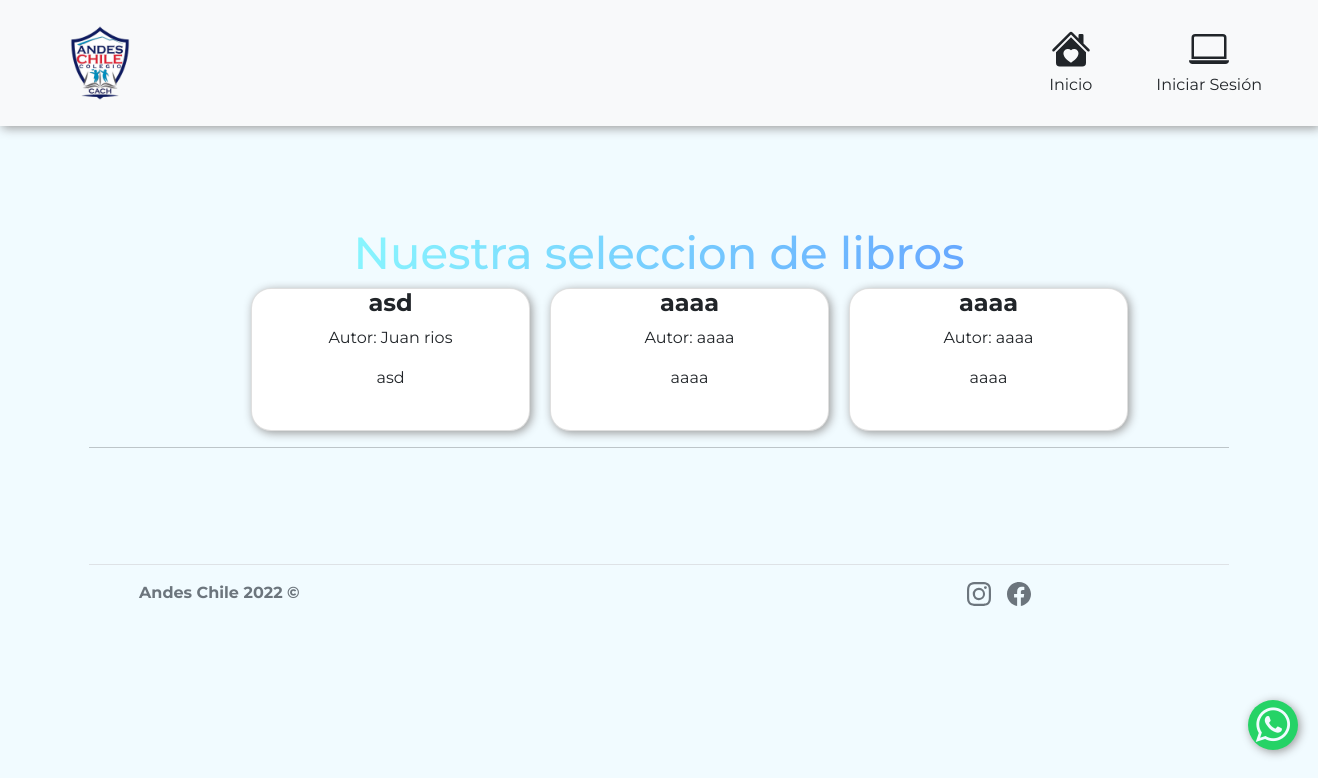
The page /biblioteca/ on the database as committed earlier.
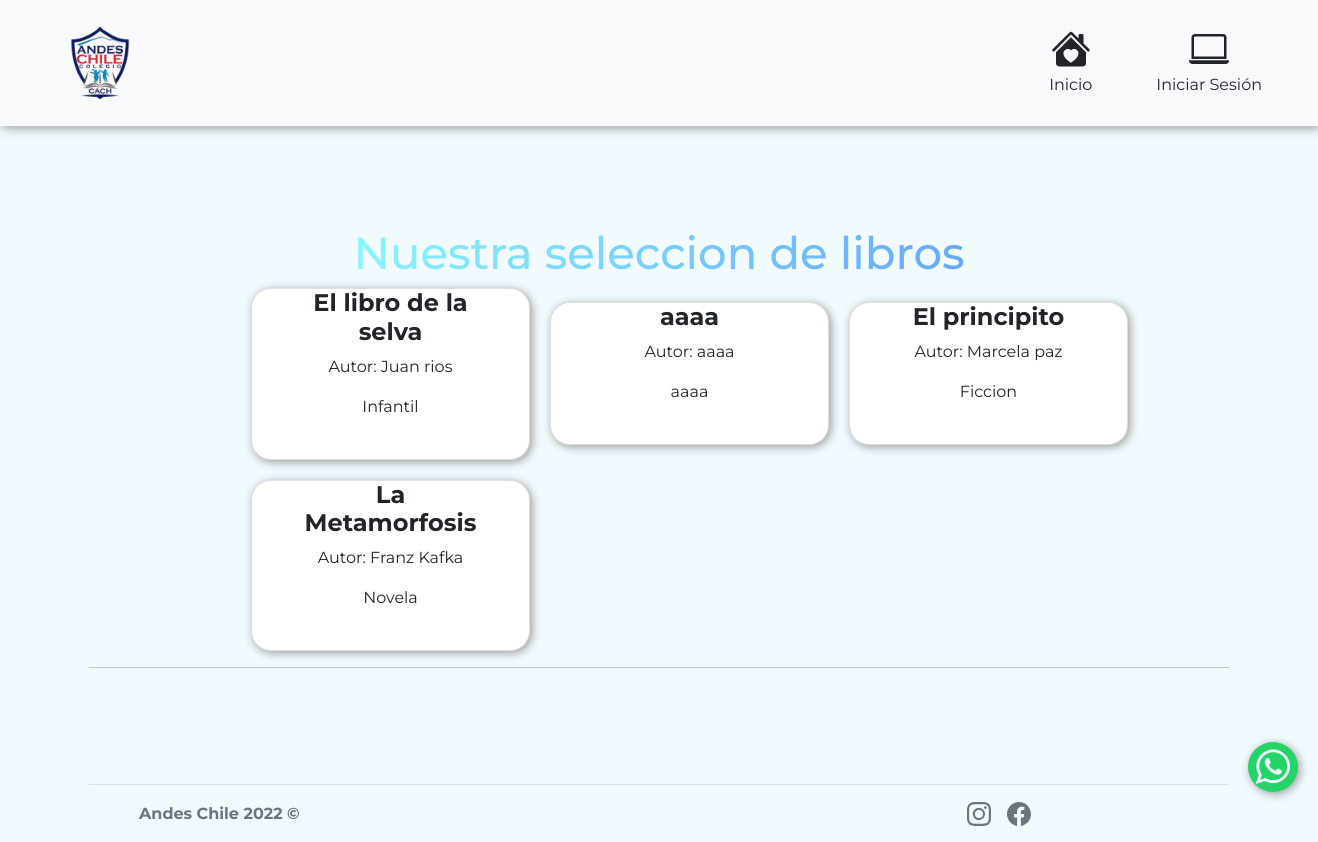
The same page on the database as committed later.
### rest_taller/models.py (models this page shows, shortened)
class Libro(models.Model):
    sku = models.AutoField(primary_key=True, verbose_name='id')
    autor = models.CharField(max_length=100,null=True, verbose_name='Nombre autor')
    nombreLibro = models.CharField(max_length=100,null=True, verbose_name='Nombre libro')
    genero = models.CharField( max_length=50,verbose_name='Nombre genero')
    dias =  models.IntegerField(verbose_name='Dias prestamo')

### biblioteca/views.py (the view)
# urls.py: path('',listar_libros,name="listar_libros"),
def listar_libros(request):
    books = Libro.objects.all()
    datos = {'listar_libros':books}
    return render(request,'biblioteca/biblioteca.html',datos)

### biblioteca/templates/biblioteca/biblioteca.html (shortened to what the changed rows need)
<!DOCTYPE html>
<html lang="es">
<head>
    {% load static %}
    <link rel="stylesheet" href="https://cdn.jsdelivr.net/npm/bootstrap-icons@1.7.2/font/bootstrap-icons.css">
    <link rel="stylesheet" href="https://stackpath.bootstrapcdn.com/font-awesome/4.7.0/css/font-awesome.min.css">
    <link href="{% static 'biblioteca/css/bootstrap.min.css'%}" rel="stylesheet">
    <link rel="stylesheet" href="{% static 'biblioteca/css/style.css'%}">
    <link rel="stylesheet" href="{% static 'biblioteca/css/styleAPI.css'%}">
</head>
<body>
    <section id="Comunidad" class="container section-padding">
        <h2 class="text-center"><span class="h2Comunidad">Nuestra seleccion de libros</span></h2>
        <div class="container-fluid align-items-center text-center" style="align-items: center;">
            <div class="row col-lg-12 contentCard " style="gap: 20px; margin-left: 150px;">
                {% for lis in listar_libros %}
                <div class="card col-lg-3 text-center align-items-center" style="align-items: center;">
                    <div class="container-fluid ">
                        <div>
                            <h4><b>{{lis.nombreLibro}}</b></h4>
                        </div>
                        <div>
                            <p>Autor: {{lis.autor}}</p>
                        </div>
                        <div>
                            <p>{{lis.genero}}</p>
                        </div>
                        <br>
                    </div>
                </div>
                {% endfor %}
            </div>
        </div>
    </section>
</body>
</html>

Rows that differ between the two databases and show on the page:
removed Libro: nombreLibro "aaaa", autor "aaaa", genero "aaaa"
changed Libro "Juan rios": nombreLibro "asd" → "El libro de la selva"; genero "asd" → "Infantil"
added Libro: nombreLibro "El principito", autor "Marcela paz", genero "Ficcion"
added Libro: nombreLibro "La Metamorfosis", autor "Franz Kafka", genero "Novela"
